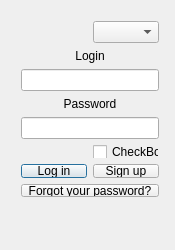
<?xml version="1.0" encoding="UTF-8"?>
<ui version="4.0">
 <class>LoginWindowClass</class>
 <widget class="QDialog" name="LoginWindowClass">
  <property name="enabled">
   <bool>true</bool>
  </property>
  <property name="geometry">
   <rect>
    <x>0</x>
    <y>0</y>
    <width>175</width>
    <height>250</height>
   </rect>
  </property>
  <property name="sizePolicy">
   <sizepolicy hsizetype="Fixed" vsizetype="Preferred">
    <horstretch>0</horstretch>
    <verstretch>0</verstretch>
   </sizepolicy>
  </property>
  <property name="minimumSize">
   <size>
    <width>175</width>
    <height>250</height>
   </size>
  </property>
  <property name="maximumSize">
   <size>
    <width>175</width>
    <height>250</height>
   </size>
  </property>
  <property name="windowTitle">
   <string>CrackerJackClient</string>
  </property>
  <property name="autoFillBackground">
   <bool>true</bool>
  </property>
  <property name="sizeGripEnabled">
   <bool>false</bool>
  </property>
  <property name="modal">
   <bool>false</bool>
  </property>
  <widget class="QWidget" name="layoutWidget">
   <property name="geometry">
    <rect>
     <x>10</x>
     <y>10</y>
     <width>160</width>
     <height>236</height>
    </rect>
   </property>
   <layout class="QGridLayout" name="InterfaceLayout">
    <item row="3" column="0" colspan="2">
     <widget class="QLabel" name="passwordLabel">
      <property name="layoutDirection">
       <enum>Qt::LeftToRight</enum>
      </property>
      <property name="frameShadow">
       <enum>QFrame::Plain</enum>
      </property>
      <property name="text">
       <string>Password</string>
      </property>
      <property name="alignment">
       <set>Qt::AlignCenter</set>
      </property>
     </widget>
    </item>
    <item row="4" column="0" colspan="2">
     <widget class="QLineEdit" name="passwordLine">
      <property name="inputMask">
       <string/>
      </property>
      <property name="echoMode">
       <enum>QLineEdit::Password</enum>
      </property>
     </widget>
    </item>
    <item row="5" column="1">
     <widget class="QCheckBox" name="remeberLoginChecbox">
      <property name="sizePolicy">
       <sizepolicy hsizetype="Minimum" vsizetype="Maximum">
        <horstretch>0</horstretch>
        <verstretch>0</verstretch>
       </sizepolicy>
      </property>
      <property name="maximumSize">
       <size>
        <width>16777215</width>
        <height>13</height>
       </size>
      </property>
      <property name="text">
       <string>CheckBox</string>
      </property>
     </widget>
    </item>
    <item row="0" column="0">
     <spacer name="horizontalSpacer">
      <property name="orientation">
       <enum>Qt::Horizontal</enum>
      </property>
      <property name="sizeHint" stdset="0">
       <size>
        <width>40</width>
        <height>20</height>
       </size>
      </property>
     </spacer>
    </item>
    <item row="6" column="0" colspan="2">
     <layout class="QGridLayout" name="buttonsLayout">
      <item row="3" column="0">
       <spacer name="horizontalSpacer_5">
        <property name="orientation">
         <enum>Qt::Horizontal</enum>
        </property>
        <property name="sizeHint" stdset="0">
         <size>
          <width>40</width>
          <height>20</height>
         </size>
        </property>
       </spacer>
      </item>
      <item row="0" column="0">
       <widget class="QPushButton" name="logInButton">
        <property name="text">
         <string>Log in</string>
        </property>
       </widget>
      </item>
      <item row="0" column="1">
       <widget class="QPushButton" name="signUPButton">
        <property name="text">
         <string>Sign up</string>
        </property>
       </widget>
      </item>
      <item row="1" column="0" colspan="2">
       <widget class="QPushButton" name="forgetPassButton">
        <property name="text">
         <string>Forgot your password?</string>
        </property>
       </widget>
      </item>
      <item row="2" column="0" colspan="2">
       <widget class="QLabel" name="wrongPasswordLabel">
        <property name="enabled">
         <bool>true</bool>
        </property>
        <property name="maximumSize">
         <size>
          <width>300</width>
          <height>16777215</height>
         </size>
        </property>
        <property name="palette">
         <palette>
          <active>
           <colorrole role="WindowText">
            <brush brushstyle="SolidPattern">
             <color alpha="255">
              <red>255</red>
              <green>0</green>
              <blue>0</blue>
             </color>
            </brush>
           </colorrole>
           <colorrole role="Text">
            <brush brushstyle="SolidPattern">
             <color alpha="255">
              <red>0</red>
              <green>0</green>
              <blue>0</blue>
             </color>
            </brush>
           </colorrole>
           <colorrole role="ButtonText">
            <brush brushstyle="SolidPattern">
             <color alpha="255">
              <red>0</red>
              <green>0</green>
              <blue>0</blue>
             </color>
            </brush>
           </colorrole>
           <colorrole role="PlaceholderText">
            <brush brushstyle="SolidPattern">
             <color alpha="128">
              <red>255</red>
              <green>0</green>
              <blue>0</blue>
             </color>
            </brush>
           </colorrole>
          </active>
          <inactive>
           <colorrole role="WindowText">
            <brush brushstyle="SolidPattern">
             <color alpha="255">
              <red>255</red>
              <green>0</green>
              <blue>0</blue>
             </color>
            </brush>
           </colorrole>
           <colorrole role="Text">
            <brush brushstyle="SolidPattern">
             <color alpha="255">
              <red>0</red>
              <green>0</green>
              <blue>0</blue>
             </color>
            </brush>
           </colorrole>
           <colorrole role="ButtonText">
            <brush brushstyle="SolidPattern">
             <color alpha="255">
              <red>0</red>
              <green>0</green>
              <blue>0</blue>
             </color>
            </brush>
           </colorrole>
           <colorrole role="PlaceholderText">
            <brush brushstyle="SolidPattern">
             <color alpha="128">
              <red>255</red>
              <green>0</green>
              <blue>0</blue>
             </color>
            </brush>
           </colorrole>
          </inactive>
          <disabled>
           <colorrole role="WindowText">
            <brush brushstyle="SolidPattern">
             <color alpha="255">
              <red>120</red>
              <green>120</green>
              <blue>120</blue>
             </color>
            </brush>
           </colorrole>
           <colorrole role="Text">
            <brush brushstyle="SolidPattern">
             <color alpha="255">
              <red>120</red>
              <green>120</green>
              <blue>120</blue>
             </color>
            </brush>
           </colorrole>
           <colorrole role="ButtonText">
            <brush brushstyle="SolidPattern">
             <color alpha="255">
              <red>120</red>
              <green>120</green>
              <blue>120</blue>
             </color>
            </brush>
           </colorrole>
           <colorrole role="PlaceholderText">
            <brush brushstyle="SolidPattern">
             <color alpha="128">
              <red>0</red>
              <green>0</green>
              <blue>0</blue>
             </color>
            </brush>
           </colorrole>
          </disabled>
         </palette>
        </property>
        <property name="text">
         <string/>
        </property>
        <property name="alignment">
         <set>Qt::AlignCenter</set>
        </property>
        <property name="wordWrap">
         <bool>true</bool>
        </property>
       </widget>
      </item>
      <item row="3" column="1">
       <widget class="QLabel" name="versionLabel">
        <property name="text">
         <string/>
        </property>
        <property name="alignment">
         <set>Qt::AlignCenter</set>
        </property>
       </widget>
      </item>
     </layout>
    </item>
    <item row="1" column="0" colspan="2">
     <widget class="QLabel" name="loginLabel">
      <property name="text">
       <string>Login</string>
      </property>
      <property name="alignment">
       <set>Qt::AlignCenter</set>
      </property>
     </widget>
    </item>
    <item row="2" column="0" colspan="2">
     <widget class="QLineEdit" name="loginLine"/>
    </item>
    <item row="0" column="1">
     <widget class="QComboBox" name="laungageComboBox"/>
    </item>
   </layout>
  </widget>
 </widget>
 <layoutdefault spacing="6" margin="11"/>
 <tabstops>
  <tabstop>loginLine</tabstop>
  <tabstop>passwordLine</tabstop>
  <tabstop>logInButton</tabstop>
  <tabstop>signUPButton</tabstop>
 </tabstops>
 <resources/>
 <connections>
  <connection>
   <sender>passwordLine</sender>
   <signal>textChanged(QString)</signal>
   <receiver>LoginWindowClass</receiver>
   <slot>passwordInserted()</slot>
   <hints>
    <hint type="sourcelabel">
     <x>146</x>
     <y>112</y>
    </hint>
    <hint type="destinationlabel">
     <x>299</x>
     <y>267</y>
    </hint>
   </hints>
  </connection>
  <connection>
   <sender>loginLine</sender>
   <signal>textChanged(QString)</signal>
   <receiver>LoginWindowClass</receiver>
   <slot>loginInserted()</slot>
   <hints>
    <hint type="sourcelabel">
     <x>225</x>
     <y>77</y>
    </hint>
    <hint type="destinationlabel">
     <x>299</x>
     <y>244</y>
    </hint>
   </hints>
  </connection>
  <connection>
   <sender>logInButton</sender>
   <signal>clicked()</signal>
   <receiver>LoginWindowClass</receiver>
   <slot>loginButtonPressed()</slot>
   <hints>
    <hint type="sourcelabel">
     <x>143</x>
     <y>152</y>
    </hint>
    <hint type="destinationlabel">
     <x>299</x>
     <y>269</y>
    </hint>
   </hints>
  </connection>
  <connection>
   <sender>signUPButton</sender>
   <signal>clicked()</signal>
   <receiver>LoginWindowClass</receiver>
   <slot>signUpButtonPressed()</slot>
   <hints>
    <hint type="sourcelabel">
     <x>224</x>
     <y>152</y>
    </hint>
    <hint type="destinationlabel">
     <x>299</x>
     <y>269</y>
    </hint>
   </hints>
  </connection>
  <connection>
   <sender>laungageComboBox</sender>
   <signal>currentIndexChanged(int)</signal>
   <receiver>LoginWindowClass</receiver>
   <slot>languageChanged()</slot>
   <hints>
    <hint type="sourcelabel">
     <x>211</x>
     <y>16</y>
    </hint>
    <hint type="destinationlabel">
     <x>169</x>
     <y>134</y>
    </hint>
   </hints>
  </connection>
 </connections>
 <slots>
  <slot>loginInserted()</slot>
  <slot>loginButtonClicked()</slot>
  <slot>signUpButtonClicked()</slot>
  <slot>passwordInserted()</slot>
  <slot>languageChanged()</slot>
 </slots>
</ui>
